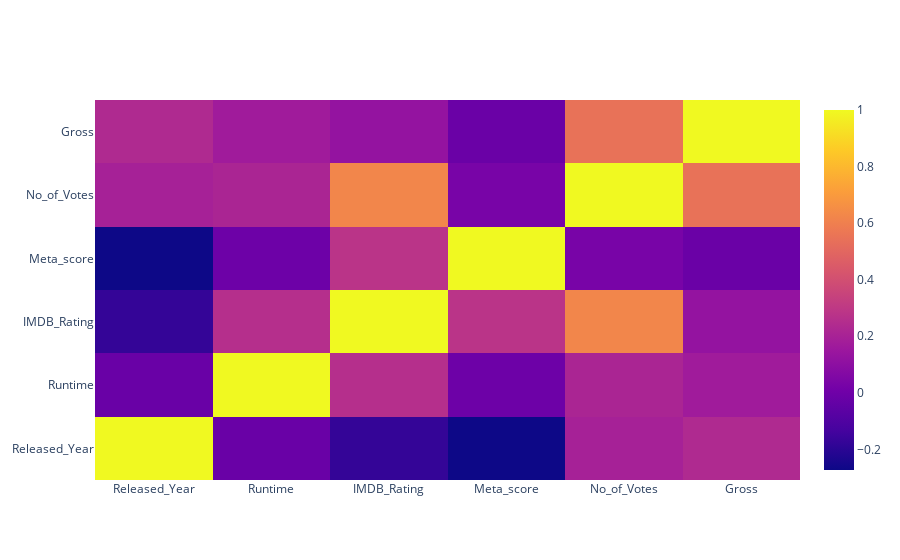

Notebook code cell kept with this figure:
### Code cell
# correl = subset_data.corr()
correl = movie_data.corr()

trace = go.Heatmap(z=correl.values,
                  x=correl.index.values,
                  y=correl.columns.values)
data=[trace]
plotly.offline.iplot(data, filename='basic-heatmap')

### Figure 1 — Plotly figure (JSON) as saved in the notebook; plotly's stock layout.template omitted (floating-point values rounded to 4 significant figures)
{"data": [{"type": "heatmap", "x": ["Released_Year", "Runtime", "IMDB_Rating", "Meta_score", "No_of_Votes", "Gross"], "y": ["Released_Year", "Runtime", "IMDB_Rating", "Meta_score", "No_of_Votes", "Gross"], "z": [[1, -0.018, -0.1765, -0.2727, 0.1949, 0.2345], [-0.018, 1, 0.2582, -0.005718, 0.2137, 0.1689], [-0.1765, 0.2582, 1, 0.2809, 0.6231, 0.126], [-0.2727, -0.005718, 0.2809, 1, 0.02974, -0.0148], [0.1949, 0.2137, 0.6231, 0.02974, 1, 0.5449], [0.2345, 0.1689, 0.126, -0.0148, 0.5449, 1]]}], "layout": {"autosize": true, "xaxis": {"autorange": true, "range": [-0.5, 5.5], "type": "category"}, "yaxis": {"autorange": true, "range": [-0.5, 5.5], "type": "category"}}}
